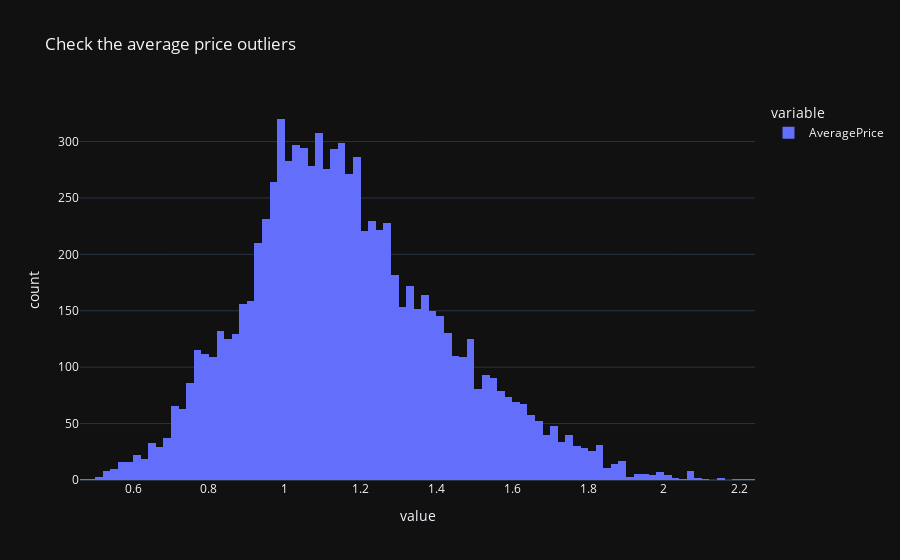

Notebook cell for this chart:
### Markdown cell above
* AveragePrice

### Code cell
fig = px.histogram(df['AveragePrice'],title='Check the average price outliers')
fig.show()

### Figure 1 — Plotly figure (JSON) as saved in the notebook; plotly's stock layout.template omitted (floating-point values rounded to 4 significant figures; data arrays with more than 128 entries replaced by an {"elided": "..."} marker saying what was removed)
{"data": [{"alignmentgroup": "True", "bingroup": "x", "hovertemplate": "variable=AveragePrice<br>value=%{x}<br>count=%{y}<extra></extra>", "legendgroup": "AveragePrice", "marker": {"color": "#636efa", "pattern": {"shape": ""}}, "name": "AveragePrice", "offsetgroup": "AveragePrice", "orientation": "v", "showlegend": true, "type": "histogram", "x": {"elided": "8879 float values"}, "xaxis": "x", "yaxis": "y"}], "layout": {"autosize": true, "barmode": "relative", "legend": {"title": {"text": "variable"}, "tracegroupgap": 0}, "title": {"text": "Check the average price outliers"}, "xaxis": {"anchor": "y", "autorange": true, "domain": [0, 1], "range": [0.46, 2.24], "title": {"text": "value"}, "type": "linear"}, "yaxis": {"anchor": "x", "autorange": true, "domain": [0, 1], "range": [0, 336.8], "title": {"text": "count"}}}}
